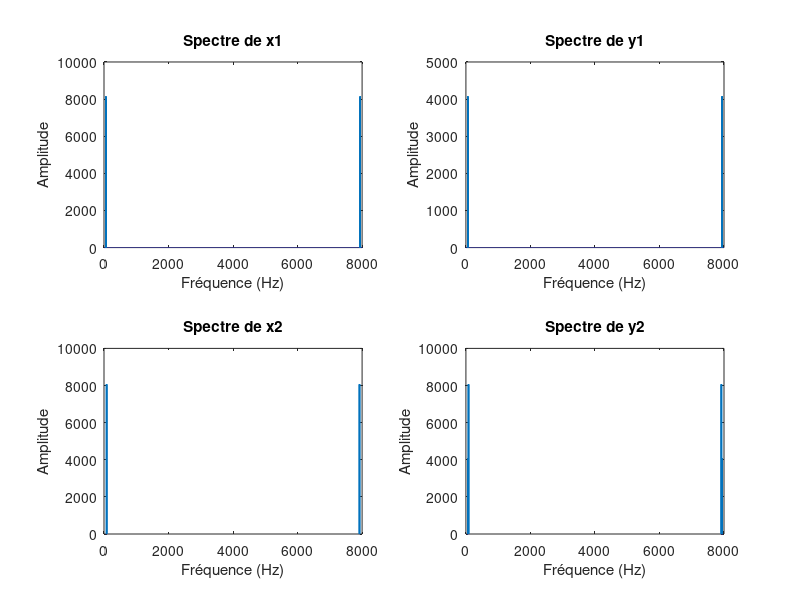

Source code (MATLAB):
% Elwalid Aboulaakoul
% Date : 07/12/2024
clear all
close all
clc

clear;
clc;

Fs = 8000;
t = 0:1/Fs:10;

notes_x1 = [50, 55, 60, 65, 70];
x1 = 0;
for i = 1:length(notes_x1)
    x1 = x1 + sin(2*pi*notes_x1(i)*t);
end
x1 = x1 / max(abs(x1));
sound(x1, Fs);

notes_x2 = [72, 75, 80, 85, 90];
x2 = 0;
for i = 1:length(notes_x2)
    x2 = x2 + sin(2*pi*notes_x2(i)*t);
end
x2 = x2 / max(abs(x2));
sound(x2, Fs);

x = x1 + x2;
sound(x, Fs);

X = fft(x);
f = (0:length(X)-1) * Fs / length(X);

fc = 71;
HLP = double(abs(f) < fc);
HHP = double(abs(f) > fc);

Y1 = X .* HLP;
y1 = ifft(Y1);
sound(real(y1), Fs);

Y2 = X .* HHP;
y2 = ifft(Y2);
sound(real(y2), Fs);

distance_x1_y1 = norm(x1 - real(y1));
distance_x2_y2 = norm(x2 - real(y2));
fprintf('Distance euclidienne entre x1 et y1: %.4f\n', distance_x1_y1);
fprintf('Distance euclidienne entre x2 et y2: %.4f\n', distance_x2_y2);

figure;
subplot(2, 2, 1);
plot(f, abs(fft(x1)));
title('Spectre de x1');
xlabel('Fréquence (Hz)');
ylabel('Amplitude');

subplot(2, 2, 2);
plot(f, abs(fft(real(y1))));
title('Spectre de y1');
xlabel('Fréquence (Hz)');
ylabel('Amplitude');

subplot(2, 2, 3);
plot(f, abs(fft(x2)));
title('Spectre de x2');
xlabel('Fréquence (Hz)');
ylabel('Amplitude');

subplot(2, 2, 4);
plot(f, abs(fft(real(y2))));
title('Spectre de y2');
xlabel('Fréquence (Hz)');
ylabel('Amplitude');

fc2 = 80;
HLP2 = double(abs(f) < fc2);
HHP2 = double(abs(f) > fc2);

Y1_2 = X .* HLP2;
y1_2 = ifft(Y1_2);
sound(real(y1_2), Fs);

Y2_2 = X .* HHP2;
y2_2 = ifft(Y2_2);
sound(real(y2_2), Fs);